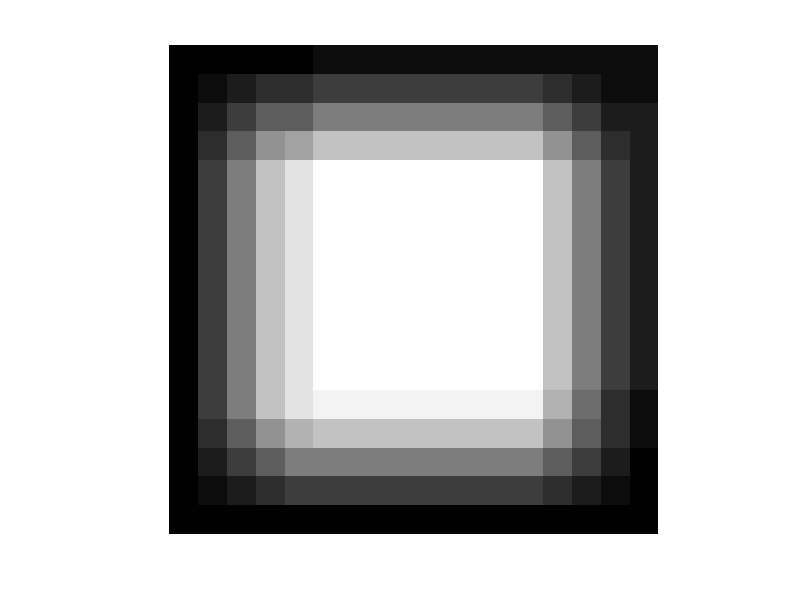

The MATLAB script that drew this image:
A = [0,0,0,0,0,1;
     0,1,1,1,0,0;
     0,1,1,1,0,1;
     0,1,1,1,1,0;
     0,1,1,1,1,0;
     0,0,0,0,0,0];


for j=2:12
  B=ones(j,j) ./ j^ 2;
  AB = conv2(A,B);
  imshow(AB,[]);
  pause(1);
endfor